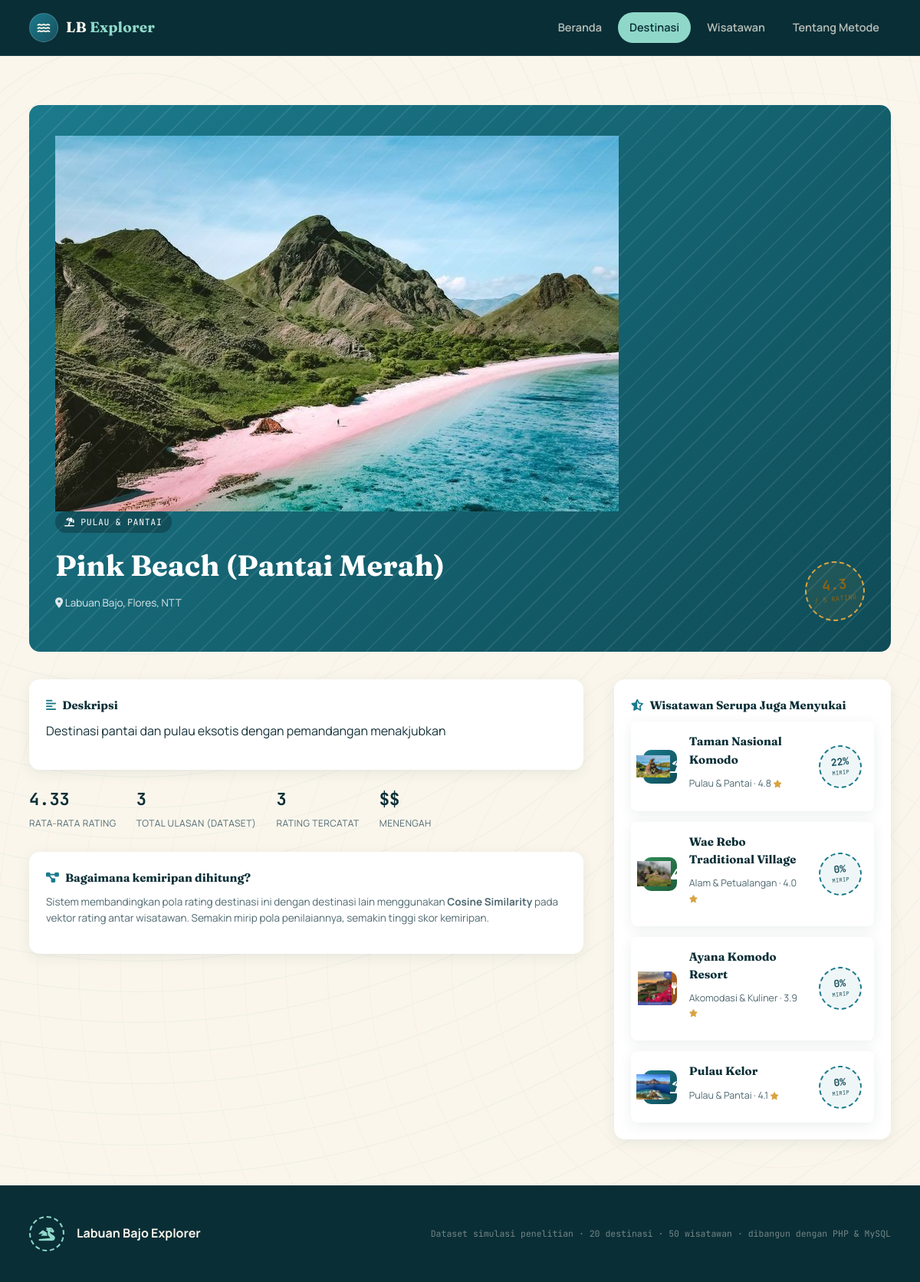
/detail.php?id=I002, run on the app's committed database.
### tables this page shows
CREATE TABLE `items` (
  `item_id` varchar(10) NOT NULL,
  `item_name` varchar(100) NOT NULL,
  `category` varchar(50) NOT NULL,
  `avg_rating` decimal(3,2) NOT NULL DEFAULT 0.00,
  `total_reviews` int(11) NOT NULL DEFAULT 0,
  `price_range` varchar(5) NOT NULL,
  `location` varchar(100) NOT NULL,
  `description` text DEFAULT NULL
);

### includes/functions.php (called while the page is built, shortened)
<?php
function categoryMeta(string $category): array
{
    $map = [
        'island_beach' => [
            'label' => 'Pulau & Pantai',
            'icon'  => 'fa-umbrella-beach',
            'class' => 'cat-island',
        ],
        'diving_snorkeling' => [
            'label' => 'Diving & Snorkeling',
            'icon'  => 'fa-water',
            'class' => 'cat-diving',
        ],
        'nature_adventure' => [
            'label' => 'Alam & Petualangan',
            'icon'  => 'fa-mountain',
            'class' => 'cat-nature',
        ],
        'accommodation_culinary' => [
            'label' => 'Akomodasi & Kuliner',
            'icon'  => 'fa-utensils',
            'class' => 'cat-culinary',
        ],
    ];
    return $map[$category] ?? [
        'label' => ucwords(str_replace('_', ' ', $category)),
        'icon'  => 'fa-map-marker-alt',
        'class' => 'cat-island',
    ];
}
function getItemImage(string $itemId): ?string
{
    $extensions = ['jpg', 'jpeg', 'png', 'webp'];
    foreach ($extensions as $ext) {
        $relativePath = "assets/img/destinations/{$itemId}.{$ext}";
        $fullPath = __DIR__ . '/../' . $relativePath;
        if (file_exists($fullPath)) {
            return $relativePath;
        }
    }
    return null;
}
function priceLabel(string $priceRange): string
{
    $labels = [
        '$'   => 'Terjangkau',
        '$$'  => 'Menengah',
        '$$$' => 'Premium',
    ];
    return $labels[$priceRange] ?? $priceRange;
}
function e(string $s): string
{
    return htmlspecialchars($s, ENT_QUOTES, 'UTF-8');
}

### classes/CollaborativeFiltering.php (called while the page is built, shortened)
<?php
class CollaborativeFiltering
{
    private mysqli $conn;
    private array $userItemMatrix = [];
    private array $itemIds = [];
    private array $userIds = [];
    public function __construct(mysqli $conn)
    {
        $this->conn = $conn;
        $this->buildUserItemMatrix();
    }
    private function buildUserItemMatrix(): void
    {
        $result = $this->conn->query("SELECT user_id, item_id, rating FROM ratings");
        $itemSet = [];
        $userSet = [];
        while ($row = $result->fetch_assoc()) {
            $u = $row['user_id'];
            $i = $row['item_id'];
            $r = (float) $row['rating'];
            $this->userItemMatrix[$u][$i] = $r;
            $itemSet[$i] = true;
            $userSet[$u] = true;
        }
        $this->itemIds = array_keys($itemSet);
        $this->userIds = array_keys($userSet);
    }
    private function getItemVector(string $itemId): array
    {
        $vector = [];
        foreach ($this->userIds as $u) {
            $vector[] = $this->userItemMatrix[$u][$itemId] ?? 0.0;
        }
        return $vector;
    }
    private function cosineSimilarity(array $a, array $b): float
    {
        $dot = 0.0;
        $normA = 0.0;
        $normB = 0.0;
        $n = count($a);
        for ($k = 0; $k < $n; $k++) {
            $dot += $a[$k] * $b[$k];
            $normA += $a[$k] * $a[$k];
            $normB += $b[$k] * $b[$k];
        }
        return $dot / (sqrt($normA) * sqrt($normB));
    }
    public function itemSimilarity(string $itemA, string $itemB): float
    {
        $key = $itemA < $itemB ? "$itemA|$itemB" : "$itemB|$itemA";
        $vecA = $this->getItemVector($itemA);
        $vecB = $this->getItemVector($itemB);
        $sim = $this->cosineSimilarity($vecA, $vecB);
        return $sim;
    }
    public function getSimilarItems(string $itemId, int $topN = 4): array
    {
        $scores = [];
        foreach ($this->itemIds as $other) {
            if ($other === $itemId) {
                continue;
            }
            $scores[$other] = $this->itemSimilarity($itemId, $other);
        }
        arsort($scores);
        return array_slice($scores, 0, $topN, true);
    }
}

### detail.php (the view, shortened to what this page needs)
<?php
require_once __DIR__ . '/config/database.php';
require_once __DIR__ . '/includes/functions.php';
require_once __DIR__ . '/classes/CollaborativeFiltering.php';
$conn = getConnection();
$itemId = $_GET['id'] ?? '';
$stmt = $conn->prepare("SELECT * FROM items WHERE item_id = ?");
$stmt->bind_param('s', $itemId);
$stmt->execute();
$item = $stmt->get_result()->fetch_assoc();
$meta = categoryMeta($item['category']);
$photo = getItemImage($item['item_id']);
$cf = new CollaborativeFiltering($conn);
$similarRaw = $cf->getSimilarItems($itemId, 4);
$similarItems = [];
if (!empty($similarRaw)) {
    $ids = array_keys($similarRaw);
    $placeholders = implode(',', array_fill(0, count($ids), '?'));
    $stmt2 = $conn->prepare("SELECT * FROM items WHERE item_id IN ($placeholders)");
    $types = str_repeat('s', count($ids));
    $stmt2->bind_param($types, ...$ids);
    $stmt2->execute();
    $res = $stmt2->get_result();
    $lookup = [];
    while ($row = $res->fetch_assoc()) {
        $lookup[$row['item_id']] = $row;
    }
    foreach ($similarRaw as $sid => $score) {
        if (isset($lookup[$sid])) {
            $similarItems[] = ['item' => $lookup[$sid], 'score' => $score];
        }
    }
}
$stmt3 = $conn->prepare("SELECT COUNT(*) c FROM ratings WHERE item_id = ?");
$stmt3->bind_param('s', $itemId);
$stmt3->execute();
$reviewCount = $stmt3->get_result()->fetch_assoc()['c'];
include __DIR__ . '/includes/header.php';
?>
<section class="section" style="padding-bottom:0;">
  <div class="wrap">
    <div class="detail-hero <?= $meta['class'] ?> <?= $photo ? 'has-photo' : '' ?>">
      <?php if ($photo): ?>
        <img src="<?= e($photo) ?>" alt="<?= e($item['item_name']) ?>">
      <?php endif; ?>
      <div class="detail-hero-inner">
        <div>
          <span class="badge-cat"><i class="fa-solid <?= $meta['icon'] ?>"></i> <?= e($meta['label']) ?></span>
          <h1><?= e($item['item_name']) ?></h1>
          <p class="loc"><i class="fa-solid fa-location-dot"></i> <?= e($item['location']) ?></p>
        </div>
        <div class="stamp stamp-gold">
          <b><?= number_format($item['avg_rating'], 1) ?></b>
          <span>/ 5 rating</span>
        </div>
      </div>
    </div>
    <div class="detail-grid">
      <div>
        <div class="info-card">
          <h4><i class="fa-solid fa-align-left"></i> Deskripsi</h4>
          <p><?= e($item['description']) ?></p>
        </div>
        <div class="stat-row">
          <div class="stat-block"><b><?= number_format($item['avg_rating'], 2) ?></b><span>Rata-rata Rating</span></div>
          <div class="stat-block"><b><?= (int)$item['total_reviews'] ?></b><span>Total Ulasan (dataset)</span></div>
          <div class="stat-block"><b><?= (int)$reviewCount ?></b><span>Rating Tercatat</span></div>
          <div class="stat-block"><b><?= e($item['price_range']) ?></b><span><?= e(priceLabel($item['price_range'])) ?></span></div>
        </div>
        <div class="info-card">
          <h4><i class="fa-solid fa-diagram-project"></i> Bagaimana kemiripan dihitung?</h4>
          <p style="font-size:13.5px; color:var(--ink-soft);">Sistem membandingkan pola rating destinasi ini dengan destinasi lain menggunakan <strong>Cosine Similarity</strong> pada vektor rating antar wisatawan. Semakin mirip pola penilaiannya, semakin tinggi skor kemiripan.</p>
        </div>
      </div>
      <div>
        <div class="info-card">
          <h4><i class="fa-solid fa-star-half-stroke"></i> Wisatawan Serupa Juga Menyukai</h4>
          <?php if (empty($similarItems)): ?>
            <p style="font-size:13.5px; color:var(--ink-soft);">Belum cukup data rating untuk menghitung kemiripan destinasi ini.</p>
          <?php else: ?>
            <div class="rec-list">
              <?php foreach ($similarItems as $row):
                $simMeta = categoryMeta($row['item']['category']);
                $simPhoto = getItemImage($row['item']['item_id']);
                $pct = round($row['score'] * 100); ?>
                <a href="detail.php?id=<?= e($row['item']['item_id']) ?>" class="rec-item">
                  <div class="rec-icon <?= $simMeta['class'] ?> <?= $simPhoto ? 'has-photo' : '' ?>">
                    <?php if ($simPhoto): ?><img src="<?= e($simPhoto) ?>" alt=""><?php endif; ?>
                    <i class="fa-solid <?= $simMeta['icon'] ?>"></i>
                  </div>
                  <div class="rec-info">
                    <h4><?= e($row['item']['item_name']) ?></h4>
                    <p class="rec-sub"><?= e($simMeta['label']) ?> &middot; <?= number_format($row['item']['avg_rating'],1) ?> <i class="fa-solid fa-star" style="color:var(--gold); font-size:10px;"></i></p>
                  </div>
                  <div class="stamp stamp-teal" style="width:56px; height:56px;">
                    <b style="font-size:13px;"><?= $pct ?>%</b>
                    <span style="font-size:7px;">mirip</span>
                  </div>
                </a>
              <?php endforeach; ?>
            </div>
          <?php endif; ?>
        </div>
      </div>
    </div>
  </div>
</section>
<?php include __DIR__ . '/includes/footer.php'; ?>

### assets/css/style.css (style rules this page uses)
:root { --navy: #0A2E36; --navy-2: #123B45; --navy-3: #17505E; --teal: #1B7A8C; --teal-light: #4FAFB8; --seafoam: #8FD8C9; --coral: #E8734A; --coral-dark: #C85A34; --gold: #D9A441; --sand: #FAF6EC; --sand-deep: #F0E9D8; --ink: #16323A; --ink-soft: #4E6870; --paper: #FFFFFF; --line: #E1DACB; --cat-island: #1B7A8C; --cat-diving: #2C5F8A; --cat-nature: #2E8B57; --cat-culinary: #C9752F; --font-display: 'Fraunces', Georgia, serif; --font-body: 'Manrope', -apple-system, BlinkMacSystemFont, 'Segoe UI', sans-serif; --font-mono: 'JetBrains Mono', ui-monospace, monospace; --radius: 14px; --radius-sm: 8px; --shadow-card: 0 4px 18px rgba(10, 46, 54, 0.08); --shadow-card-hover: 0 14px 32px rgba(10, 46, 54, 0.16); }
* { box-sizing: border-box; }
html { scroll-behavior: smooth; }
body { margin: 0; font-family: var(--font-body); background: var(--sand); color: var(--ink); line-height: 1.55; -webkit-font-smoothing: antialiased; }
img { max-width: 100%; display: block; }
a { color: inherit; text-decoration: none; }
h1, h2, h3, h4 { font-family: var(--font-display); font-weight: 700; margin: 0 0 .5em; color: var(--navy); }
p { margin: 0 0 1em; }
.wrap { max-width: 1180px; margin: 0 auto; padding: 0 28px; }
.section { padding: 64px 0; }
.cat-island .dest-banner, .cat-island { background: linear-gradient(135deg, var(--cat-island), #0F4C57); }
.cat-nature .dest-banner, .cat-nature { background: linear-gradient(135deg, var(--cat-nature), #1F5E3B); }
.cat-culinary .dest-banner, .cat-culinary { background: linear-gradient(135deg, var(--cat-culinary), #8A4A1C); }
.stamp { display: inline-flex; flex-direction: column; align-items: center; justify-content: center; width: 78px; height: 78px; border-radius: 50%; border: 2px dashed var(--coral); color: var(--coral-dark); font-family: var(--font-mono); transform: rotate(-6deg); background: rgba(232,115,74,0.06); flex-shrink: 0; }
.stamp b { font-size: 18px; line-height: 1; }
.stamp span { font-size: 8.5px; text-transform: uppercase; letter-spacing: .05em; margin-top: 3px; }
.stamp.stamp-teal { border-color: var(--teal); color: var(--navy-3); background: rgba(27,122,140,0.07); }
.stamp.stamp-gold { border-color: var(--gold); color: #8a6416; background: rgba(217,164,65,0.08); }
.rec-list { display: flex; flex-direction: column; gap: 14px; }
.rec-item { display: flex; align-items: center; gap: 16px; background: var(--paper); border-radius: var(--radius-sm); padding: 14px 16px; box-shadow: var(--shadow-card); }
.rec-item .rec-icon { width: 44px; height: 44px; border-radius: 10px; display: flex; align-items: center; justify-content: center; color: #fff; font-size: 16px; flex-shrink: 0; }
.rec-item .rec-info { flex: 1; min-width: 0; }
.rec-item h4 { margin: 0 0 2px; font-size: 15px; color: var(--navy); }
.rec-item .rec-sub { font-size: 12.5px; color: var(--ink-soft); }
.detail-hero { border-radius: var(--radius); padding: 40px 34px; color: #fff; position: relative; overflow: hidden; margin-bottom: 36px; }
.detail-hero::after { content: ""; position: absolute; inset: 0; background-image: repeating-linear-gradient(135deg, rgba(255,255,255,0.08) 0 2px, transparent 2px 22px); }
.detail-hero-inner { position: relative; display: flex; justify-content: space-between; align-items: flex-end; gap: 24px; flex-wrap: wrap; }
.detail-hero h1 { color: #fff; font-size: clamp(26px, 3.6vw, 38px); margin-bottom: 8px; }
.detail-hero .loc { font-size: 13.5px; opacity: .85; }
.detail-hero .badge-cat { font-family: var(--font-mono); font-size: 11.5px; text-transform: uppercase; letter-spacing: .06em; background: rgba(0,0,0,0.25); padding: 5px 12px; border-radius: 999px; margin-bottom: 14px; display: inline-block; }
.detail-grid { display: grid; grid-template-columns: 2fr 1fr; gap: 40px; }
.stat-row { display: flex; gap: 26px; margin: 22px 0 26px; flex-wrap: wrap; }
.stat-block b { display: block; font-family: var(--font-mono); font-size: 22px; color: var(--navy); }
.stat-block span { font-size: 12px; color: var(--ink-soft); text-transform: uppercase; letter-spacing: .04em; }
.info-card { background: var(--paper); border-radius: var(--radius); padding: 22px; box-shadow: var(--shadow-card); margin-bottom: 20px; }
.info-card h4 { font-size: 15px; margin-bottom: 10px; display: flex; align-items: center; gap: 8px; }
.info-card h4 i { color: var(--teal); }

### data on the page
items: item_id (picture), category "PULAU & PANTAI", item_name "Pink Beach (Pantai Merah)", location "Labuan Bajo, Flores, NTT", avg_rating "4.3", description "Destinasi pantai dan pulau eksotis dengan pemandangan menakjubkan", avg_rating "4.33", total_reviews "3", price_range "$$", price_range "MENENGAH"
items: item_id (picture), item_name "Taman Nasional Komodo", category "Pulau & Pantai", avg_rating "4.8", pct "22"
items: item_id (picture), item_name "Wae Rebo Traditional Village", category "Alam & Petualangan", avg_rating "4.0", pct "0"
items: item_id (picture), item_name "Ayana Komodo Resort", category "Akomodasi & Kuliner", avg_rating "3.9", pct "0"
items: item_id (picture), item_name "Pulau Kelor", category "Pulau & Pantai", avg_rating "4.1", pct "0"

### other printed values
$reviewCount "3"
